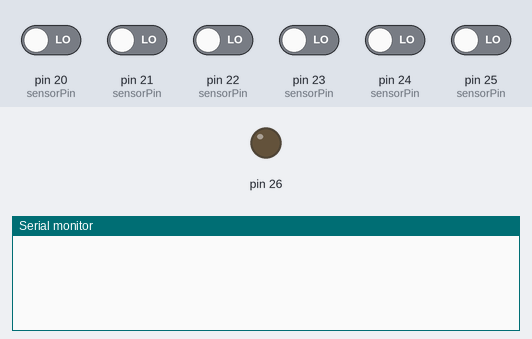
Simulated run of this sketch. Board: Arduino Mega 2560, built with avr-gcc and run on an emulated ATmega2560. Shown: output pins drawn as LEDs (lit = HIGH), the last lines printed to the serial monitor. The inputs (shaded band) are chosen by the test bench; at power-on: pin 20 (sensorPin), pin 21 (sensorPin), pin 22 (sensorPin), pin 23 (sensorPin), pin 24 (sensorPin), pin 25 (sensorPin) LOW.

Above: at 1.2 s.
1.3 s: pin 20 (sensorPin) driven HIGH
3.5 s: pin 21 (sensorPin) driven HIGH
At 4.3 s:
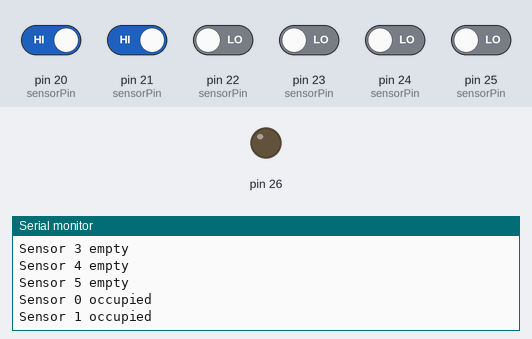
6.5 s: pin 22 (sensorPin) driven HIGH
9.5 s: pin 23 (sensorPin) driven HIGH
12.5 s: pin 24 (sensorPin) driven HIGH
15.5 s: pin 25 (sensorPin) driven HIGH
At 16.5 s:
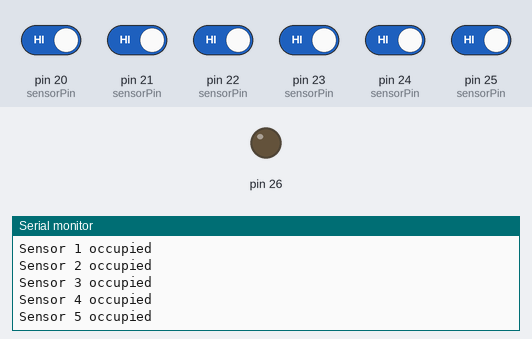
Timing chart, 0 to 18.5 s (numbered marks = the images above; inputs shaded):
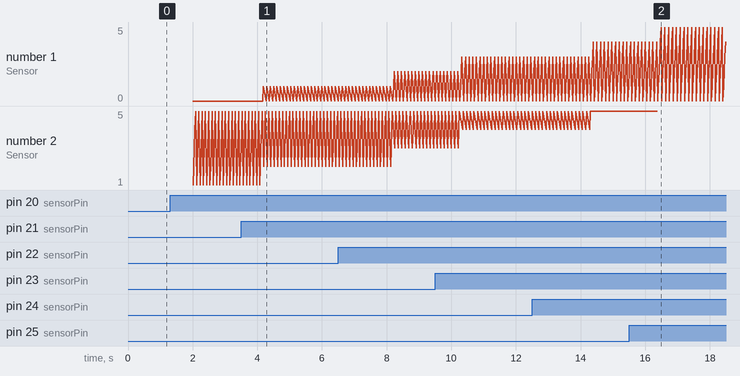

Measured:
- after the input at 3.5 s, the serial monitor: prints a new line after 0.68 s (image 1)
- after the input at 15.5 s, the serial monitor: prints a new line after 0.99 s (image 2)

The sketch:

app.ino
```cpp
#include "HardwareMappings.h"
#include "SlotSensor.h"

SlotSensor sensors[NUMBER_OF_SENSORS];

unsigned long previouConfirm = 0;
unsigned long previousSerialSend = 0;

long interval = 2000;

void initSensors()
{
    int i = 0;
    for (int spin : sensorPin)
    {
        pinMode(spin, INPUT);
        sensors[i] = SlotSensor(i, spin);
        i++;
    }
}

void readSensors()
{
    for (int i = 0; i < NUMBER_OF_SENSORS; i++)
    {
        sensors[i].readSensor();
    }
}

void confirmSensors()
{
    unsigned long currentMillis = millis();

    if (currentMillis - previouConfirm > interval)
    {
        previouConfirm = currentMillis;

        for (int i = 0; i < NUMBER_OF_SENSORS; i++)
        {
            if (sensors[i].hasChanged())
            {
                sensors[i].readSensor();
                if (sensors[i].hasChanged())
                {
                    sensors[i].confirmChange();
                }
            }
        }
    }
}

void serialSendSensor(int i)
{
    Serial.print("Sensor ");
    Serial.print(i);
    Serial.print(" ");
    Serial.println((sensors[i].occupied) ? "occupied" : "empty");
}

void serialSendSensors()
{
    unsigned long currentMillis = millis();

    if (currentMillis - previousSerialSend > interval)
    {
        for (int i = 0; i < NUMBER_OF_SENSORS; i++)
        {
            serialSendSensor(i);
        }
    }
}

void setup()
{
    Serial.begin(9600);
    initSensors();
    pinMode(26, OUTPUT);
    digitalWrite(26, LOW);
}

void loop()
{
    readSensors();
    confirmSensors();
    serialSendSensors();
}
```

HardwareMappings.h
```cpp
const int sensorPin[] = {
    20,
    21,
    22,
    23,
    24,
    25,

};

const int NUMBER_OF_SENSORS = sizeof(sensorPin) / sizeof(int);
```

SlotSensor.cpp
```cpp
#ifndef Morse_h
#define Morse_h

#include "SlotSensor.h"
#include "Arduino.h"

SlotSensor::SlotSensor(int number, int pin)
{
    this->number = number;
    this->pin = pin;
    preferential = true;
    occupied = false;
    changed = false;
    lastRead = 0;
}

bool SlotSensor::hasChanged() { return changed; }

void SlotSensor::confirmChange()
{
    if (changed)
    {
        occupied = !occupied;
    }
}

void SlotSensor::readSensor()
{
    bool res = digitalRead(pin);
    if (res != occupied)
    {
        changed = true;
    }
    else
    {
        changed = false;
    }
}

#endif
```

SlotSensor.h
```cpp
class SlotSensor
{
  public:
    int number;
    bool preferential;
    bool occupied;
    int pin;
    unsigned long lastRead;

    SlotSensor() {}
    SlotSensor(int number, int sensorPin);

    void readSensor();
    bool hasChanged();
    void confirmChange();

  private:
    bool changed;
};
```
